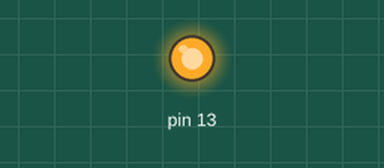
A sketch run on a simulated Arduino Uno, built with avr-gcc and run on an emulated ATmega328P. Shown: output pins drawn as LEDs (lit = HIGH).

Above: at 0.1 s.
At 100.1 s:
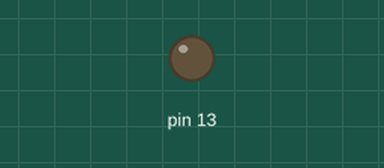
Timing chart, 0 to 101.6 s (numbered marks = the images above):
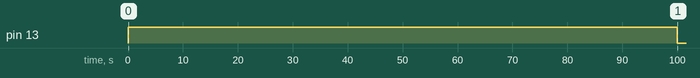

Measured:
- by itself, pin 13: LOW → HIGH at 0.00 s, → LOW 100 s later

The sketch:

testled.ino
```cpp
//int ledPin = 13; // 第13隻接腳請連接到 LED，以便控制 LED 明滅。

// setup() 函數只會於電源啟動時執行1次
void setup()
{
  // 設定第 13 支腳為輸出模式
  pinMode(13, OUTPUT);
}

// loop() 函數會不斷的被重複執行
void loop()
{
  digitalWrite(13, HIGH); // 設定PIN13腳位為高電位= 0V ，LED 處於發亮狀態!!
  delay(100000); // 等待100 毫秒 (也就是發亮 0.1 秒)
  digitalWrite(13, LOW); // 設定PIN13腳位為低電位= 0V ，LED 處於熄滅狀態!!
  delay(100000); // 等待100 毫秒 (也就是熄滅 0.1 秒)
}
```
